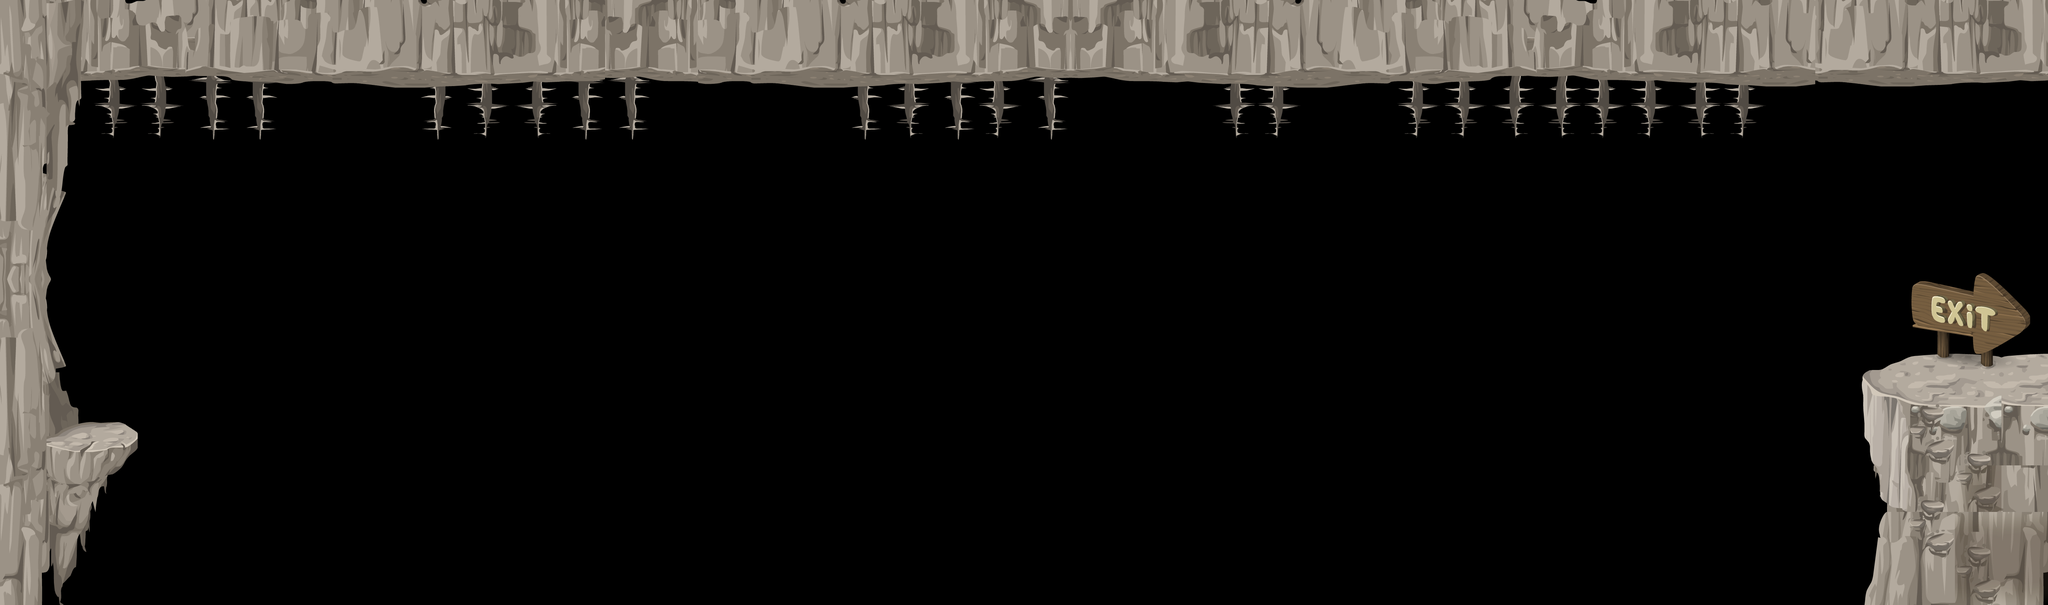

Tiled map render using the project's own tile images. Description and the map definition, with tile-layer contents summarised, below:
An orthogonal 44x13 tile map with 120x120 px tiles, 5 tile layers (Tile Layer 5, Ceiling, Layer 1, Layer 2, ...) and 28 objects (helmet1, helmet2, helmet3, player, ceiling, ...).

<map version="1.0" orientation="orthogonal" width="44" height="13" tilewidth="120" tileheight="120">
 <tileset firstgid="1" name="ClearRocks" tilewidth="120" tileheight="120">
  <image source="ClearRocks.png" width="2040" height="2040" />
 </tileset>
 <layer name="Tile Layer 5" width="44" height="13">
  <data>[572 cells, 81 non-empty, 29 distinct tile ids]</data>
 </layer>
 <layer name="Ceiling" width="44" height="13">
  <data>[572 cells, 103 non-empty, 49 distinct tile ids]</data>
 </layer>
 <layer name="Layer 1" width="44" height="13">
  <data>[572 cells, 43 non-empty, 25 distinct tile ids]</data>
 </layer>
 <layer name="Layer 2" width="44" height="13">
  <data>[572 cells, 19 non-empty, 16 distinct tile ids]</data>
 </layer>
 <objectgroup name="helmets" width="44" height="13" opacity="0.99">
  <object name="helmet1" x="825" y="804" width="201" height="92" />
  <object name="helmet2" x="2902" y="1247" width="201" height="92" />
  <object name="helmet3" x="3990" y="440" width="201" height="92" />
 </objectgroup>
 <objectgroup name="player" width="44" height="13">
  <object name="player" x="186" y="967" width="94" height="147">
   <properties>
    <property name="dontshoot" value="1" />
   </properties>
  </object>
 </objectgroup>
 <objectgroup name="bats" width="44" height="13" />
 <objectgroup name="walls" width="44" height="13">
  <object name="ceiling" x="120" y="0" width="5160" height="204" />
  <object name="leftwall" x="0" y="0" width="120" height="1560" />
  <object x="109" y="630">
   <polygon points="0,0 62,-136 -14,-159" />
  </object>
  <object x="209" y="201">
   <polygon points="0,0 1,55 -111,85 -108,-3" />
  </object>
  <object x="201" y="246">
   <polygon points="0,0 -8,70 -99,99 -119,1" />
  </object>
  <object x="160" y="496">
   <polygon points="0,0 20,-186 -53,-180 -82,-10" />
  </object>
  <object x="105" y="802">
   <polygon points="0,0 65,145 -5,158" />
  </object>
  <object x="144" y="945">
   <polygon points="0,0 -6,37 -48,49 -35,-10" />
  </object>
  <object x="4804" y="993">
   <polygon points="0,0 4,139 55,324 469,322 465,4" />
  </object>
  <object x="4867" y="1289">
   <polygon points="0,0 -61,265 410,265 400,16" />
  </object>
  <object x="356" y="1119">
   <polygon points="0,0 0,40 -26,58 -267,68 -283,2" />
  </object>
  <object x="329" y="1176">
   <polygon points="0,0 -35,49 -56,51 -251,65 -233,-17" />
  </object>
  <object x="277" y="1233">
   <polygon points="0,0 -77,161 -172,170 -177,-11" />
  </object>
  <object x="197" y="1390">
   <polygon points="0,0 0,74 -37,117 -57,115 -77,-11" />
  </object>
  <object x="159" y="1505">
   <polygon points="0,0 -2,50 -8,51 -26,-12" />
  </object>
  <object x="229" y="1328">
   <polygon points="0,0 1,38 -10,47 -29,35" />
  </object>
  <object x="223" y="1368">
   <polygon points="0,0 -2,55 -22,5" />
  </object>
 </objectgroup>
 <objectgroup name="winZones" width="44" height="13">
  <object x="4852" y="960" width="627" height="24" />
  <object x="5160" y="216" width="120" height="720" />
 </objectgroup>
 <layer name="Tile Layer 4" width="44" height="13">
  <data>[572 cells, 2 non-empty, 2 distinct tile ids]</data>
 </layer>
 <objectgroup name="spikes" width="44" height="13">
  <object x="277" y="201" width="406" height="141" />
  <object x="1115" y="201" width="527" height="140" />
  <object x="2207" y="200" width="513" height="137" />
  <object x="3165" y="201" width="147" height="133" />
  <object x="3636" y="197" width="884" height="135" />
 </objectgroup>
</map>